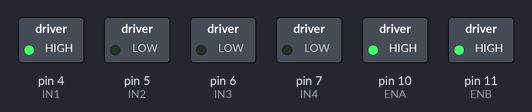
This sketch was run on a simulated Arduino Uno, built with avr-gcc and run on an emulated ATmega328P. Parts: switched loads named in the sketch (green lamp = pin HIGH).

Above: at 0.1 s.
At 5.1 s:
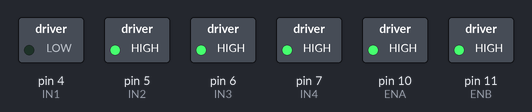
At 12.6 s:
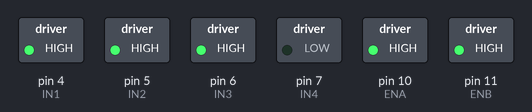
At 20.1 s:
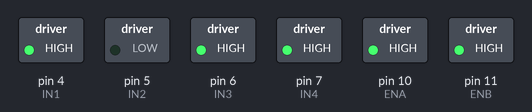
At 29.6 s:
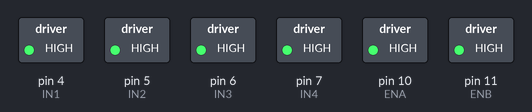
At 37.6 s:
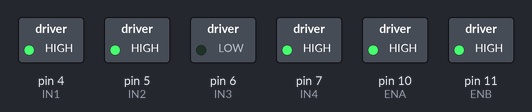
Timing chart, 0 to 40.0 s (numbered marks = the images above):
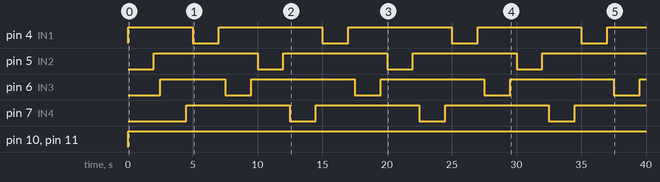

Measured:
- by itself, pin 4 (IN1), pin 6 (IN3): repeats every 10.0 s: LOW 2.0 s, HIGH 8.0 s
- by itself, pin 5 (IN2), pin 7 (IN4): alternates HIGH for 8.0 s and LOW for 2.0 s
- by itself, pin 10 (ENA), pin 11 (ENB): LOW → HIGH at 0.00 s

The sketch:

on_car.ino
```cpp
/*==========================================================================
// Author : Handson Technology
// Project : Arduino Uno
// Description : L298N Motor Driver
// Source-Code : L298N_Motor.ino
// Program: Control 2 DC motors using L298N H Bridge Driver
//==========================================================================
*/
// Definitions Arduino pins connected to input H Bridge
int IN1 = 4;
int IN2 = 5;
int IN3 = 6;
int IN4 = 7;

int ENA = 10;
int ENB = 11;

void setup()
{
  // Set all the motor control pins to outputs
  pinMode(IN1, OUTPUT);
  pinMode(IN2, OUTPUT);
  pinMode(IN3, OUTPUT);
  pinMode(IN4, OUTPUT);
  pinMode(ENA, OUTPUT);
  pinMode(ENB, OUTPUT);

}

void loop()
{
digitalWrite(ENA, HIGH);
digitalWrite(ENB, HIGH);
// Rotate the Motor A clockwise
digitalWrite(IN1, HIGH);
digitalWrite(IN2, LOW);
delay(2000);
// Motor A
digitalWrite(IN1, HIGH);
digitalWrite(IN2, HIGH);
delay(500);
// Rotate the Motor B clockwise
digitalWrite(IN3, HIGH);
digitalWrite(IN4, LOW);
delay(2000);
// Motor B
digitalWrite(IN3, HIGH);
digitalWrite(IN4, HIGH);
delay(500);
// Rotates the Motor A counter-clockwise
digitalWrite(IN1, LOW);
digitalWrite(IN2, HIGH);
delay(2000);
// Motor A
digitalWrite(IN1, HIGH);
digitalWrite(IN2, HIGH);
delay(500);
// Rotates the Motor B counter-clockwise
digitalWrite(IN3, LOW);
digitalWrite(IN4, HIGH);
delay(2000);
// Motor B
digitalWrite(IN3, HIGH);
digitalWrite(IN4, HIGH);
delay(500);
}
```
